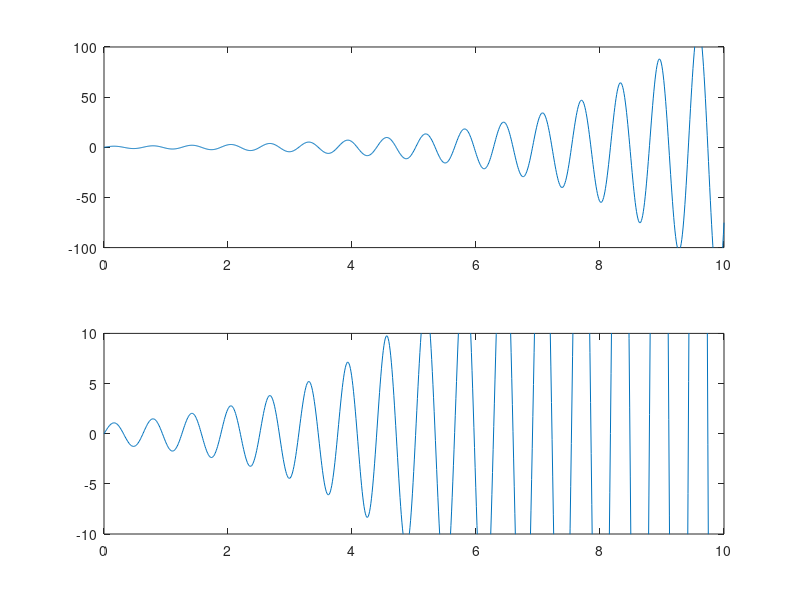

The MATLAB script that drew this image:
figure;
x = linspace(0,10,1000);
y = sin(10*x).*exp(.5*x);
ax1 = subplot(2,1,1);
plot(x,y)
ylim(ax1, [-100, 100]);

ax2 = subplot(2,1,2);
plot(x,y)
ylim(ax2,[-10 10])